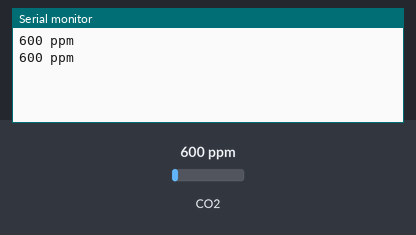
Simulated run of this sketch. Board: Arduino Uno, built with avr-gcc and run on an emulated ATmega328P. Parts: the last lines printed to the serial monitor. The test bench sets the inputs (shaded band); at power-on: CO2 600 ppm.

Above: at 2.8 s.
2.9 s: CO2 set to 452 ppm
At 5.3 s:
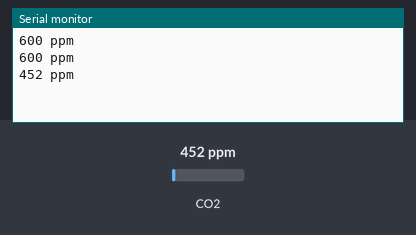
5.6 s: CO2 set to 1050 ppm
At 6.6 s:
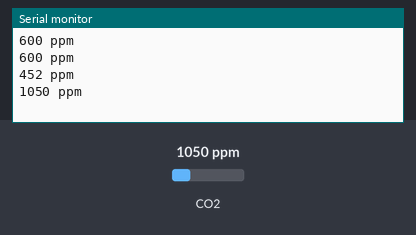
Timing chart, 0 to 8.6 s (numbered marks = the images above; inputs shaded):
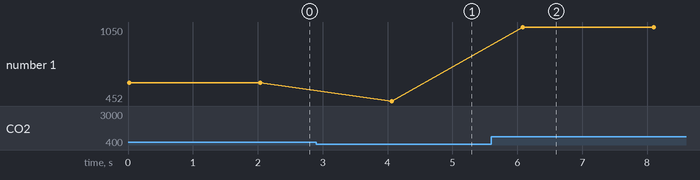

The sketch:

Carbondioxideppm.ino
```cpp
#include <Arduino.h>
#include <MHZ19.h>
#include <SoftwareSerial.h>

#define RX_PIN 3
#define TX_PIN 2
#define BAUDRATE 9600
MHZ19 myMHZ19;
SoftwareSerial mySerial(RX_PIN,TX_PIN);

void setup() {
  // put your setup code here, to run once:
  Serial.begin (9600);
  mySerial.begin (BAUDRATE);
  myMHZ19.begin (mySerial);
  myMHZ19.autoCalibration();


}

void loop() {
  // put your main code here, to run repeatedly:
  int CO2;
  CO2 = myMHZ19.getCO2();                             // Request CO2 (as ppm)
  Serial.print(CO2);
  Serial.print(" ppm");
  Serial.print('\n');
  delay(2000);
}
```

Measured:
- after the input at 2.9 s, the serial monitor: prints a new line after 1.2 s (image 1)
- after the input at 5.6 s, the serial monitor: prints a new line after 0.48 s (image 2)
- plotted number 1: 600 → 452 after the input at 2.9 s, 452 → 1050 after the input at 5.6 s
